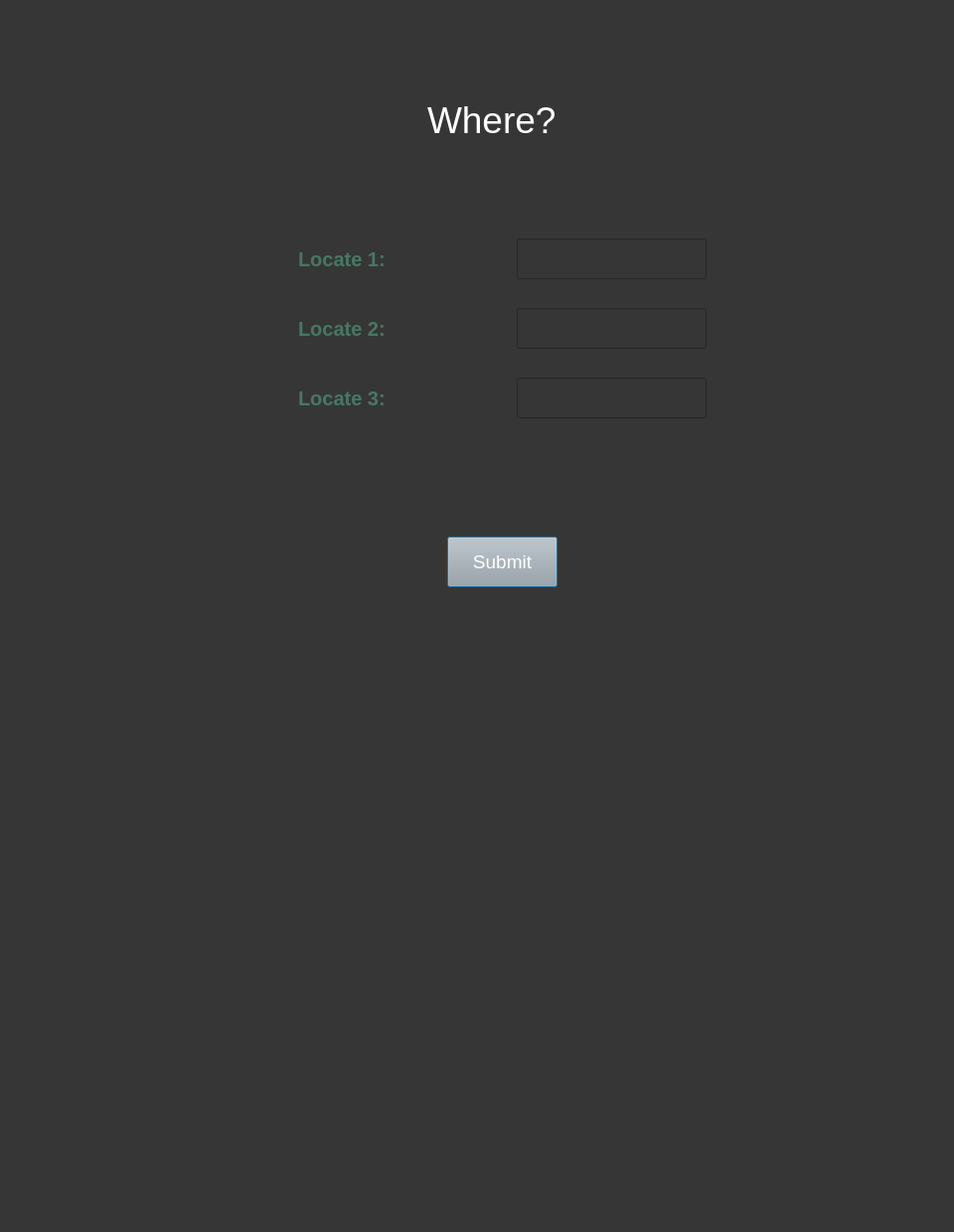
<?xml version="1.0" encoding="UTF-8"?>
<ui version="4.0">
 <class>Dialog</class>
 <widget class="QDialog" name="Dialog">
  <property name="geometry">
   <rect>
    <x>0</x>
    <y>0</y>
    <width>960</width>
    <height>1240</height>
   </rect>
  </property>
  <property name="windowTitle">
   <string>Dialog</string>
  </property>
  <property name="styleSheet">
   <string notr="true">background-color: rgb(54,54,54);</string>
  </property>
  <widget class="QLineEdit" name="locate_2">
   <property name="geometry">
    <rect>
     <x>520</x>
     <y>310</y>
     <width>191</width>
     <height>41</height>
    </rect>
   </property>
   <property name="styleSheet">
    <string notr="true">font-size:14pt; color:rgb(255, 247, 242)</string>
   </property>
   <property name="text">
    <string/>
   </property>
  </widget>
  <widget class="QLabel" name="label_3">
   <property name="geometry">
    <rect>
     <x>300</x>
     <y>310</y>
     <width>131</width>
     <height>41</height>
    </rect>
   </property>
   <property name="styleSheet">
    <string notr="true">font-size:15pt; color:rgb(70, 120, 99);font-weight:600;</string>
   </property>
   <property name="text">
    <string>Locate 2:</string>
   </property>
  </widget>
  <widget class="QLabel" name="label">
   <property name="geometry">
    <rect>
     <x>300</x>
     <y>240</y>
     <width>131</width>
     <height>41</height>
    </rect>
   </property>
   <property name="styleSheet">
    <string notr="true">font-size:15pt; color:rgb(70, 120, 99);font-weight:600;</string>
   </property>
   <property name="text">
    <string>Locate 1:</string>
   </property>
  </widget>
  <widget class="QLineEdit" name="locate_1">
   <property name="geometry">
    <rect>
     <x>520</x>
     <y>240</y>
     <width>191</width>
     <height>41</height>
    </rect>
   </property>
   <property name="styleSheet">
    <string notr="true">font-size:14pt; color:rgb(255, 247, 242)</string>
   </property>
   <property name="text">
    <string/>
   </property>
  </widget>
  <widget class="QLabel" name="label_5">
   <property name="geometry">
    <rect>
     <x>300</x>
     <y>380</y>
     <width>131</width>
     <height>41</height>
    </rect>
   </property>
   <property name="styleSheet">
    <string notr="true">font-size:15pt; color:rgb(70, 120, 99);font-weight:600;</string>
   </property>
   <property name="text">
    <string>Locate 3:</string>
   </property>
  </widget>
  <widget class="QLineEdit" name="locate_3">
   <property name="geometry">
    <rect>
     <x>520</x>
     <y>380</y>
     <width>191</width>
     <height>41</height>
    </rect>
   </property>
   <property name="styleSheet">
    <string notr="true">font-size:14pt; color:rgb(255, 247, 242)</string>
   </property>
   <property name="text">
    <string/>
   </property>
  </widget>
  <widget class="QPushButton" name="Submit_button">
   <property name="geometry">
    <rect>
     <x>450</x>
     <y>540</y>
     <width>111</width>
     <height>51</height>
    </rect>
   </property>
   <property name="styleSheet">
    <string notr="true">color:rgb(255, 255, 255);background-color: rgb(167, 168, 167);font-size:14pt;</string>
   </property>
   <property name="text">
    <string>Submit</string>
   </property>
  </widget>
  <widget class="QLabel" name="label_2">
   <property name="geometry">
    <rect>
     <x>430</x>
     <y>100</y>
     <width>371</width>
     <height>41</height>
    </rect>
   </property>
   <property name="styleSheet">
    <string notr="true">color: rgb(255, 255, 255);font-size:28pt;</string>
   </property>
   <property name="text">
    <string>Where?</string>
   </property>
  </widget>
 </widget>
 <resources/>
 <connections/>
</ui>
